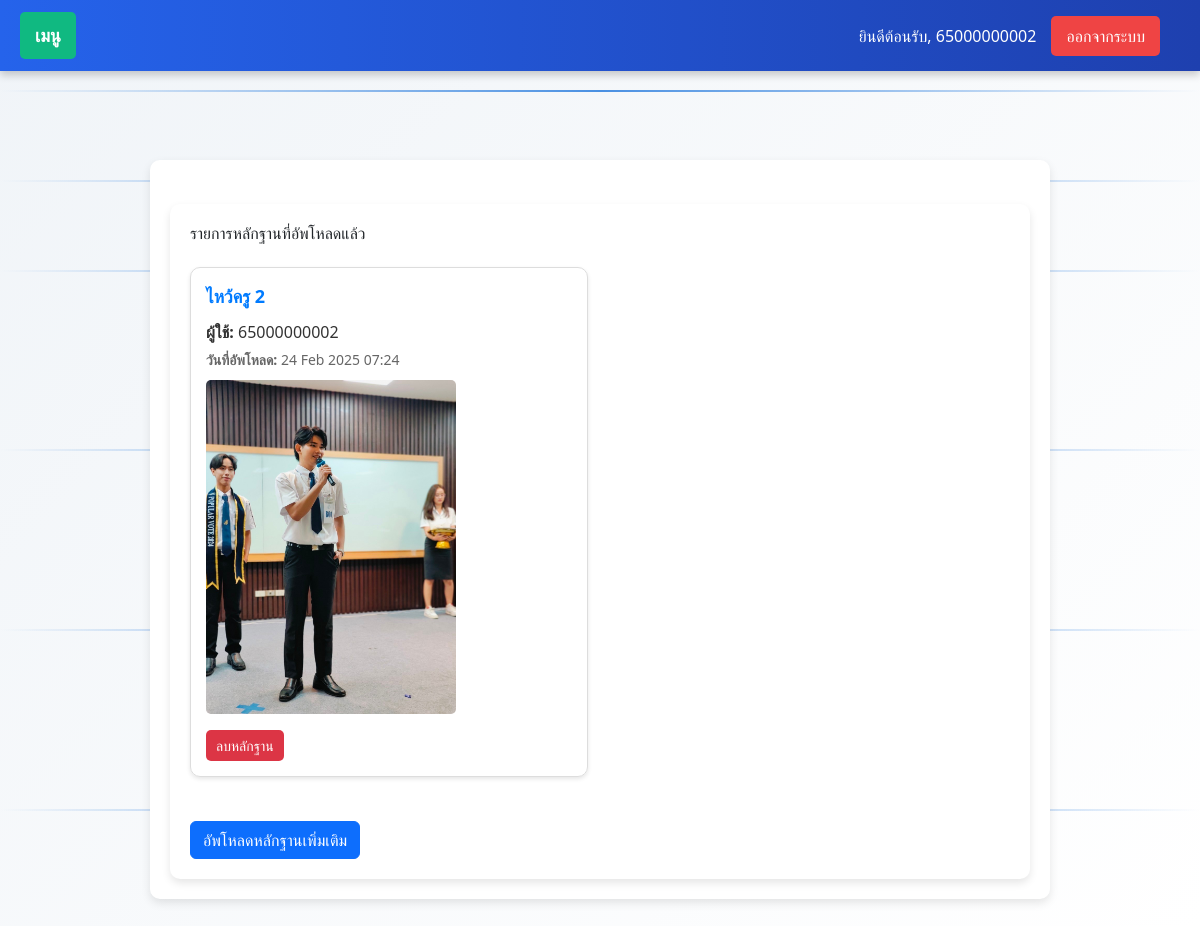
The app's page /show_all_proofs/ (signed in), older data.
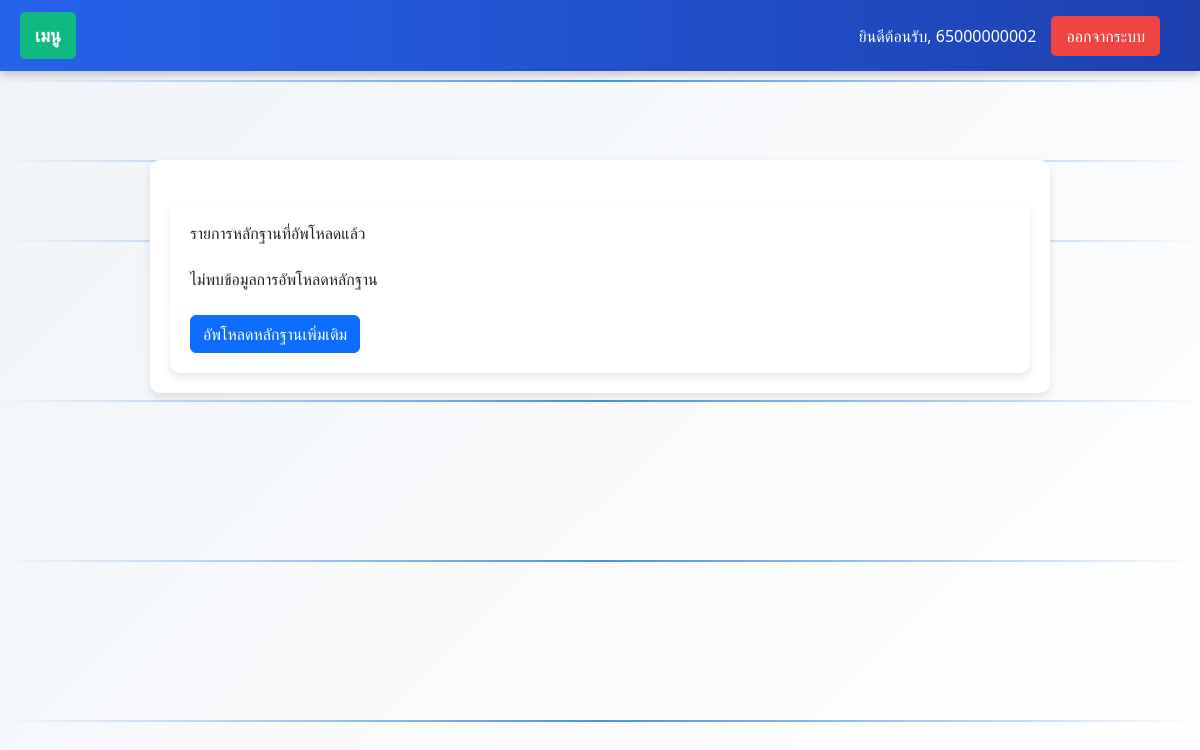
The same page, newer data.
### myapp/models.py (models this page shows, shortened)
class ActivityRegistration(models.Model):
    user = models.ForeignKey(settings.AUTH_USER_MODEL, on_delete=models.CASCADE)
    activity = models.ForeignKey('Activity', on_delete=models.CASCADE)
    registration_date = models.DateTimeField(auto_now_add=True)
    proof_image = models.ImageField(upload_to='proofs/', null=True, blank=True)
    proof_upload_date = models.DateTimeField(auto_now_add=True, null=True, blank=True)
    class Meta:
        ordering = ['-registration_date']
        verbose_name = 'รูปหลักฐานการลงทะเบียนทั้งหมด'
        verbose_name_plural = 'รูปหลักฐานการลงทะเบียนทั้งหมด'

class Activity(models.Model):
    name = models.CharField(
        max_length=255,
        verbose_name='ชื่อกิจกรรม'
    )
    description = models.TextField(
        verbose_name='รายละเอียดกิจกรรม'
    )
    start_date = models.DateField(
        verbose_name='วันที่เริ่มจัดกิจกรรม',
        default=datetime.date.today
    )
    end_date = models.DateField(
        verbose_name='วันที่สิ้นสุดกิจกรรม',
        null=True,  # ยอมให้เป็น NULL
        blank=True  # สามารถทิ้งว่างได้ในฟอร์ม
    )
    created_by = models.ForeignKey(
        CustomUser,
        on_delete=models.CASCADE,
        verbose_name='ผู้สร้างกิจกรรม'
    )
    FACULTY_CHOICES = [
        ('all', 'ทุกคนเข้าร่วมได้'),
        ('CS', 'วิทยาการคอมพิวเตอร์'),
        ('CCS', 'วิทยาศาสตร์เครื่องสำอาง'),
        ('OHS', 'อาชีวอนามัยและความปลอดภัย'),
        ('EHS', 'อนามัยสิ่งแวดล้อมและสาธารณภัย'),
        ('MS', 'วิทยาศาสตร์การแพทย์'),
        ('GS', 'วิทยาศาสตร์ทั่วไป'),
        ('IT', 'เทคโนโลยีสารสนเทศ'),
        ('BIB', 'อุตสาหกรรมชีวภาพเพื่อธุรกิจ'),
        ('CYB', 'ความมั่นคงปลอดภัยไซเบอร์'),
    ]
    faculty = models.CharField(
        max_length=10,
        choices=FACULTY_CHOICES,
        default='all',
        verbose_name='คณะที่จัดกิจกรรม'
    )
    class Meta:
        verbose_name = 'กิจกรรม'
        verbose_name_plural = 'กิจกรรมทั้งหมด'

class CustomUser(AbstractUser):
    USER_TYPE_CHOICES = (
        ('student', 'นักศึกษา'),
        ('teacher', 'อาจารย์'),
        ('admin', 'ผู้ดูแลระบบ'),
    )
    user_type = models.CharField(
        max_length=10,
        choices=USER_TYPE_CHOICES,
        default='student',
        verbose_name='ประเภทผู้ใช้'
    )
    student_id = models.CharField(
        max_length=20,
        unique=True,
        null=True,
        blank=True,
        verbose_name='รหัสนักศึกษา'
    )
    year = models.IntegerField(
        choices=[
            (1, 'ชั้นปีที่ 1'),
            (2, 'ชั้นปีที่ 2'),
            (3, 'ชั้นปีที่ 3'),
            (4, 'ชั้นปีที่ 4'),
        ],
        null=True,
        blank=True,
        verbose_name='ชั้นปี'
    )
    branch = models.CharField(
        max_length=255,
        choices=BRANCH_CHOICES,
        null=True,
        blank=True,
        verbose_name='สาขา'
    )
    groups = models.ManyToManyField(
        Group,
        related_name="customuser_groups",
        blank=True
    )
    user_permissions = models.ManyToManyField(
        Permission,
        related_name="customuser_permissions",
        blank=True
    )
    class Meta:
        verbose_name = 'ผู้ใช้'
        verbose_name_plural = 'ผู้ใช้ทั้งหมด'

### myapp/views.py (the view)
# urls.py: path('show_all_proofs/', views.show_all_proofs, name='show_all_proofs'),
@login_required
def show_all_proofs(request):
    if is_student(request.user):
        registrations = ActivityRegistration.objects.filter(user=request.user).select_related('activity').order_by('-proof_upload_date')
    else:
        registrations = ActivityRegistration.objects.select_related('activity').order_by('-proof_upload_date')
    for reg in registrations:
        if reg.proof_upload_date is None:
            reg.proof_upload_date = timezone.now()
            reg.save()
    return render(request, 'show_all_proofs.html', {'registrations': registrations})

### myapp/views.py (called while the page is built)
def is_student(user):
    return user.user_type == 'student'

### templates/show_all_proofs.html (shortened to what this page needs)
{% extends 'base.html' %}
{% block content %}
<div class="container mt-4">
    <h2 class="mb-4">รายการหลักฐานที่อัพโหลดแล้ว</h2>
    {% if registrations %}
        <div class="row">
            {% for reg in registrations %}
                <div class="col-md-6">
                    <div class="proof-card">
                        <div class="activity-name">
                            {% if reg.activity %}
                                {{ reg.activity.name }}
                            {% else %}
                                กิจกรรมไม่ระบุชื่อ
                            {% endif %}
                        </div>
                        <div class="user-name">
                            <strong>ผู้ใช้:</strong> {{ reg.user.username }}
                        </div>
                        <div class="upload-date">
                            <strong>วันที่อัพโหลด:</strong> {{ reg.proof_upload_date|date:"d M Y H:i" }}
                        </div>
                        {% if reg.proof_image %}
                            <img src="{{ reg.proof_image.url }}" alt="หลักฐานการเข้าร่วมกิจกรรม" class="proof-image mb-3">
                        {% endif %}
                        <div class="proof-card-footer">
                            <form method="POST" action="{% url 'delete_proof' reg.id %}" class="mt-2">
                                <button type="submit" class="btn-delete btn-sm">ลบหลักฐาน</button>
                            </form>
                        </div>
                    </div>
                </div>
            {% endfor %}
        </div>
    {% else %}
        <p>ไม่พบข้อมูลการอัพโหลดหลักฐาน</p>
    {% endif %}
    <div class="mt-4">
        <a href="{% url 'upload_proof' %}" class="btn btn-primary">อัพโหลดหลักฐานเพิ่มเติม</a>
    </div>
</div>
{% endblock %}

### templates/base.html (shortened to what this page needs)
{% load static %}
<!DOCTYPE html>
<html lang="th">
<head>
  <link rel="stylesheet" href="{% static 'css/style.css' %}">
  <link rel="stylesheet" href="https://cdn.jsdelivr.net/npm/bootstrap@5.3.0/dist/css/bootstrap.min.css">
  <link rel="stylesheet" href="https://cdnjs.cloudflare.com/ajax/libs/font-awesome/6.0.0/css/all.min.css">
  <script src="https://cdn.tailwindcss.com"></script>
</head>
<body>
  <div class="moving-line"></div>
  <div class="moving-line"></div>
  <div class="moving-line"></div>
  <div class="moving-line"></div>
  <div class="base-navbar">
    <div class="base-menu-container" id="menuContainer">
      <a href="#" class="base-menu" id="menuButton">เมนู</a>
    </div>
    <div class="base-right-side">
      {% if user.is_authenticated %}
        <span>ยินดีต้อนรับ, {{ user.username }}</span>
        <form method="post" action="{% url 'logout' %}" style="display:inline;">
          <button type="submit" class="base-logout-btn">ออกจากระบบ</button>
        </form>
      {% else %}
        <a href="{% url 'login' %}">เข้าสู่ระบบ</a>
        <a href="{% url 'register' %}">สมัครสมาชิก</a>
      {% endif %}
    </div>
  </div>
  <div class="base-container">
    {% block content %}
    {% endblock %}
  </div>
</body>
</html>

Row changes from the older to the newer data that the page shows:
removed ActivityRegistration: activity.name "ไหว้ครู 2", user.username "65000000002", proof_upload_date "24 Feb 2025 07:24", proof_image (picture)
Text that changed along with them:
text now shown: "ไม่พบข้อมูลการอัพโหลดหลักฐาน"
